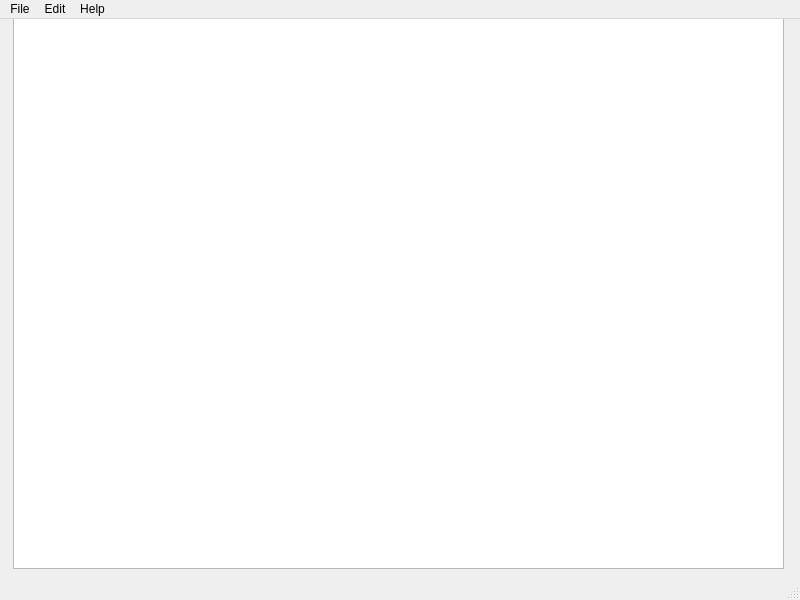
<?xml version="1.0" encoding="UTF-8"?>
<ui version="4.0">
 <class>notepadq</class>
 <widget class="QMainWindow" name="notepadq">
  <property name="geometry">
   <rect>
    <x>0</x>
    <y>0</y>
    <width>800</width>
    <height>600</height>
   </rect>
  </property>
  <property name="windowTitle">
   <string>notepadq</string>
  </property>
  <widget class="QWidget" name="centralwidget">
   <widget class="QTextEdit" name="textEdit">
    <property name="geometry">
     <rect>
      <x>13</x>
      <y>-11</y>
      <width>771</width>
      <height>561</height>
     </rect>
    </property>
   </widget>
  </widget>
  <widget class="QMenuBar" name="menubar">
   <property name="geometry">
    <rect>
     <x>0</x>
     <y>0</y>
     <width>800</width>
     <height>22</height>
    </rect>
   </property>
   <widget class="QMenu" name="menuFile">
    <property name="title">
     <string>File</string>
    </property>
    <addaction name="actionNew"/>
    <addaction name="actionOpen"/>
    <addaction name="actionSave"/>
    <addaction name="actionSave_as"/>
    <addaction name="actionPrint"/>
    <addaction name="actionExit"/>
   </widget>
   <widget class="QMenu" name="menuEdit">
    <property name="title">
     <string>Edit</string>
    </property>
    <addaction name="actionCopy"/>
    <addaction name="actionCut"/>
    <addaction name="actionPaste"/>
    <addaction name="actionUndo"/>
    <addaction name="actionRedo"/>
    <addaction name="actionFont"/>
   </widget>
   <widget class="QMenu" name="menuHelp">
    <property name="title">
     <string>Help</string>
    </property>
    <addaction name="actionAbout_Nightly"/>
   </widget>
   <addaction name="menuFile"/>
   <addaction name="menuEdit"/>
   <addaction name="menuHelp"/>
  </widget>
  <widget class="QStatusBar" name="statusbar"/>
  <action name="actionNew">
   <property name="text">
    <string>New</string>
   </property>
  </action>
  <action name="actionOpen">
   <property name="text">
    <string>Open</string>
   </property>
  </action>
  <action name="actionSave">
   <property name="text">
    <string>Save</string>
   </property>
  </action>
  <action name="actionSave_as">
   <property name="text">
    <string>Save as</string>
   </property>
  </action>
  <action name="actionPrint">
   <property name="text">
    <string>Print</string>
   </property>
  </action>
  <action name="actionExit">
   <property name="text">
    <string>Exit</string>
   </property>
  </action>
  <action name="actionCopy">
   <property name="text">
    <string>Copy</string>
   </property>
  </action>
  <action name="actionCut">
   <property name="text">
    <string>Cut</string>
   </property>
  </action>
  <action name="actionPaste">
   <property name="text">
    <string>Paste</string>
   </property>
  </action>
  <action name="actionUndo">
   <property name="text">
    <string>Undo</string>
   </property>
  </action>
  <action name="actionRedo">
   <property name="text">
    <string>Redo</string>
   </property>
  </action>
  <action name="actionFont">
   <property name="text">
    <string>Font</string>
   </property>
  </action>
  <action name="actionAbout_Nightly">
   <property name="text">
    <string>About Nightly</string>
   </property>
  </action>
 </widget>
 <resources/>
 <connections/>
</ui>
